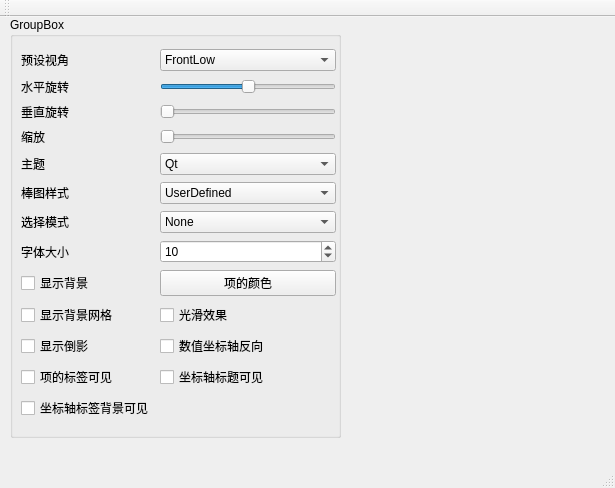
<?xml version="1.0" encoding="UTF-8"?>
<ui version="4.0">
 <class>MainWindow</class>
 <widget class="QMainWindow" name="MainWindow">
  <property name="geometry">
   <rect>
    <x>0</x>
    <y>0</y>
    <width>615</width>
    <height>488</height>
   </rect>
  </property>
  <property name="windowTitle">
   <string>MainWindow</string>
  </property>
  <widget class="QWidget" name="centralWidget">
   <widget class="QGroupBox" name="groupBox">
    <property name="geometry">
     <rect>
      <x>10</x>
      <y>0</y>
      <width>331</width>
      <height>421</height>
     </rect>
    </property>
    <property name="title">
     <string>GroupBox</string>
    </property>
    <widget class="QWidget" name="gridLayoutWidget">
     <property name="geometry">
      <rect>
       <x>0</x>
       <y>20</y>
       <width>337</width>
       <height>401</height>
      </rect>
     </property>
     <layout class="QGridLayout" name="gridLayout">
      <item row="11" column="0">
       <widget class="QCheckBox" name="chkBoxItemLabel">
        <property name="text">
         <string>项的标签可见</string>
        </property>
       </widget>
      </item>
      <item row="11" column="1">
       <widget class="QCheckBox" name="checkBox_7">
        <property name="text">
         <string>坐标轴标题可见</string>
        </property>
       </widget>
      </item>
      <item row="10" column="0">
       <widget class="QCheckBox" name="checkBox_4">
        <property name="text">
         <string>显示倒影</string>
        </property>
       </widget>
      </item>
      <item row="10" column="1">
       <widget class="QCheckBox" name="chkBoxReverse">
        <property name="text">
         <string>数值坐标轴反向</string>
        </property>
       </widget>
      </item>
      <item row="7" column="1">
       <widget class="QSpinBox" name="spinBox">
        <property name="value">
         <number>10</number>
        </property>
       </widget>
      </item>
      <item row="9" column="1">
       <widget class="QCheckBox" name="checkBox_3">
        <property name="text">
         <string>光滑效果</string>
        </property>
       </widget>
      </item>
      <item row="8" column="1">
       <widget class="QPushButton" name="pushButton">
        <property name="text">
         <string>项的颜色</string>
        </property>
       </widget>
      </item>
      <item row="8" column="0">
       <widget class="QCheckBox" name="choBoxBackground">
        <property name="text">
         <string>显示背景</string>
        </property>
       </widget>
      </item>
      <item row="9" column="0">
       <widget class="QCheckBox" name="chkBoxGrid">
        <property name="text">
         <string>显示背景网格</string>
        </property>
       </widget>
      </item>
      <item row="0" column="1">
       <widget class="QComboBox" name="comboCamera">
        <item>
         <property name="text">
          <string>FrontLow</string>
         </property>
        </item>
        <item>
         <property name="text">
          <string>Front</string>
         </property>
        </item>
        <item>
         <property name="text">
          <string>FrontHigh</string>
         </property>
        </item>
        <item>
         <property name="text">
          <string>LeftLow</string>
         </property>
        </item>
        <item>
         <property name="text">
          <string>Left</string>
         </property>
        </item>
        <item>
         <property name="text">
          <string>LeftHigh</string>
         </property>
        </item>
        <item>
         <property name="text">
          <string>RightLow</string>
         </property>
        </item>
        <item>
         <property name="text">
          <string>Right</string>
         </property>
        </item>
        <item>
         <property name="text">
          <string>RightHigh</string>
         </property>
        </item>
        <item>
         <property name="text">
          <string>BehindLow</string>
         </property>
        </item>
        <item>
         <property name="text">
          <string>Behind</string>
         </property>
        </item>
        <item>
         <property name="text">
          <string>BehindHigh</string>
         </property>
        </item>
        <item>
         <property name="text">
          <string>IsometricLeft</string>
         </property>
        </item>
        <item>
         <property name="text">
          <string>IsometricLeftHigh</string>
         </property>
        </item>
        <item>
         <property name="text">
          <string>IsometricRight</string>
         </property>
        </item>
        <item>
         <property name="text">
          <string>IsometricRightHigh</string>
         </property>
        </item>
        <item>
         <property name="text">
          <string>DirectlyAbove</string>
         </property>
        </item>
        <item>
         <property name="text">
          <string>DirectlyAboveCW45</string>
         </property>
        </item>
        <item>
         <property name="text">
          <string>DirectlyAboveCCW45</string>
         </property>
        </item>
        <item>
         <property name="text">
          <string>FrontBelow</string>
         </property>
        </item>
        <item>
         <property name="text">
          <string>LeftBelow</string>
         </property>
        </item>
        <item>
         <property name="text">
          <string>RightBelow</string>
         </property>
        </item>
        <item>
         <property name="text">
          <string>BehindBelow</string>
         </property>
        </item>
        <item>
         <property name="text">
          <string>DirectlyBelow</string>
         </property>
        </item>
       </widget>
      </item>
      <item row="1" column="0">
       <widget class="QLabel" name="label_2">
        <property name="text">
         <string>水平旋转</string>
        </property>
       </widget>
      </item>
      <item row="5" column="0">
       <widget class="QLabel" name="label_6">
        <property name="text">
         <string>棒图样式</string>
        </property>
       </widget>
      </item>
      <item row="4" column="0">
       <widget class="QLabel" name="label_5">
        <property name="text">
         <string>主题</string>
        </property>
       </widget>
      </item>
      <item row="4" column="1">
       <widget class="QComboBox" name="cBoxTheme">
        <item>
         <property name="text">
          <string>Qt</string>
         </property>
        </item>
        <item>
         <property name="text">
          <string>PrimaryColors</string>
         </property>
        </item>
        <item>
         <property name="text">
          <string>Digia</string>
         </property>
        </item>
        <item>
         <property name="text">
          <string>StoneMoss</string>
         </property>
        </item>
        <item>
         <property name="text">
          <string>ArmyBlue</string>
         </property>
        </item>
        <item>
         <property name="text">
          <string>Retro</string>
         </property>
        </item>
        <item>
         <property name="text">
          <string>Ebony</string>
         </property>
        </item>
        <item>
         <property name="text">
          <string>Isabelle</string>
         </property>
        </item>
        <item>
         <property name="text">
          <string>UserDefined</string>
         </property>
        </item>
       </widget>
      </item>
      <item row="2" column="0">
       <widget class="QLabel" name="label_3">
        <property name="text">
         <string>垂直旋转</string>
        </property>
       </widget>
      </item>
      <item row="3" column="1">
       <widget class="QSlider" name="slideZoom">
        <property name="minimum">
         <number>10</number>
        </property>
        <property name="maximum">
         <number>500</number>
        </property>
        <property name="orientation">
         <enum>Qt::Horizontal</enum>
        </property>
       </widget>
      </item>
      <item row="5" column="1">
       <widget class="QComboBox" name="cBoxBarStyle">
        <item>
         <property name="text">
          <string>UserDefined</string>
         </property>
        </item>
        <item>
         <property name="text">
          <string>Bar</string>
         </property>
        </item>
        <item>
         <property name="text">
          <string>Cube</string>
         </property>
        </item>
        <item>
         <property name="text">
          <string>Pyramid</string>
         </property>
        </item>
        <item>
         <property name="text">
          <string>Cone</string>
         </property>
        </item>
        <item>
         <property name="text">
          <string>Cylinder</string>
         </property>
        </item>
        <item>
         <property name="text">
          <string>BevelBar</string>
         </property>
        </item>
        <item>
         <property name="text">
          <string>BevelCube</string>
         </property>
        </item>
        <item>
         <property name="text">
          <string>Sphere</string>
         </property>
        </item>
        <item>
         <property name="text">
          <string>Minimal</string>
         </property>
        </item>
        <item>
         <property name="text">
          <string>Arrow</string>
         </property>
        </item>
        <item>
         <property name="text">
          <string>Point</string>
         </property>
        </item>
       </widget>
      </item>
      <item row="1" column="1">
       <widget class="QSlider" name="sliderH">
        <property name="minimum">
         <number>-180</number>
        </property>
        <property name="maximum">
         <number>180</number>
        </property>
        <property name="orientation">
         <enum>Qt::Horizontal</enum>
        </property>
       </widget>
      </item>
      <item row="3" column="0">
       <widget class="QLabel" name="label_4">
        <property name="text">
         <string>缩放</string>
        </property>
       </widget>
      </item>
      <item row="2" column="1">
       <widget class="QSlider" name="sliderV">
        <property name="maximum">
         <number>90</number>
        </property>
        <property name="orientation">
         <enum>Qt::Horizontal</enum>
        </property>
       </widget>
      </item>
      <item row="0" column="0">
       <widget class="QLabel" name="label">
        <property name="text">
         <string>预设视角</string>
        </property>
       </widget>
      </item>
      <item row="6" column="0">
       <widget class="QLabel" name="label_7">
        <property name="text">
         <string>选择模式</string>
        </property>
       </widget>
      </item>
      <item row="7" column="0">
       <widget class="QLabel" name="label_8">
        <property name="text">
         <string>字体大小</string>
        </property>
       </widget>
      </item>
      <item row="6" column="1">
       <widget class="QComboBox" name="cBoxSelectionMode">
        <item>
         <property name="text">
          <string>None</string>
         </property>
        </item>
        <item>
         <property name="text">
          <string>Item</string>
         </property>
        </item>
        <item>
         <property name="text">
          <string>Row</string>
         </property>
        </item>
        <item>
         <property name="text">
          <string>ItemAndRow</string>
         </property>
        </item>
        <item>
         <property name="text">
          <string>Column</string>
         </property>
        </item>
        <item>
         <property name="text">
          <string>ItemAndColumn</string>
         </property>
        </item>
        <item>
         <property name="text">
          <string>RowAndColumn</string>
         </property>
        </item>
        <item>
         <property name="text">
          <string>ItemRowAndColumn</string>
         </property>
        </item>
        <item>
         <property name="text">
          <string>Slice</string>
         </property>
        </item>
       </widget>
      </item>
      <item row="12" column="0">
       <widget class="QCheckBox" name="chkBoxAxisBackground">
        <property name="text">
         <string>坐标轴标签背景可见</string>
        </property>
       </widget>
      </item>
     </layout>
    </widget>
   </widget>
  </widget>
  <widget class="QMenuBar" name="menuBar">
   <property name="geometry">
    <rect>
     <x>0</x>
     <y>0</y>
     <width>615</width>
     <height>22</height>
    </rect>
   </property>
  </widget>
  <widget class="QToolBar" name="mainToolBar">
   <attribute name="toolBarArea">
    <enum>TopToolBarArea</enum>
   </attribute>
   <attribute name="toolBarBreak">
    <bool>false</bool>
   </attribute>
  </widget>
  <widget class="QStatusBar" name="statusBar"/>
 </widget>
 <layoutdefault spacing="6" margin="11"/>
 <resources/>
 <connections/>
</ui>
